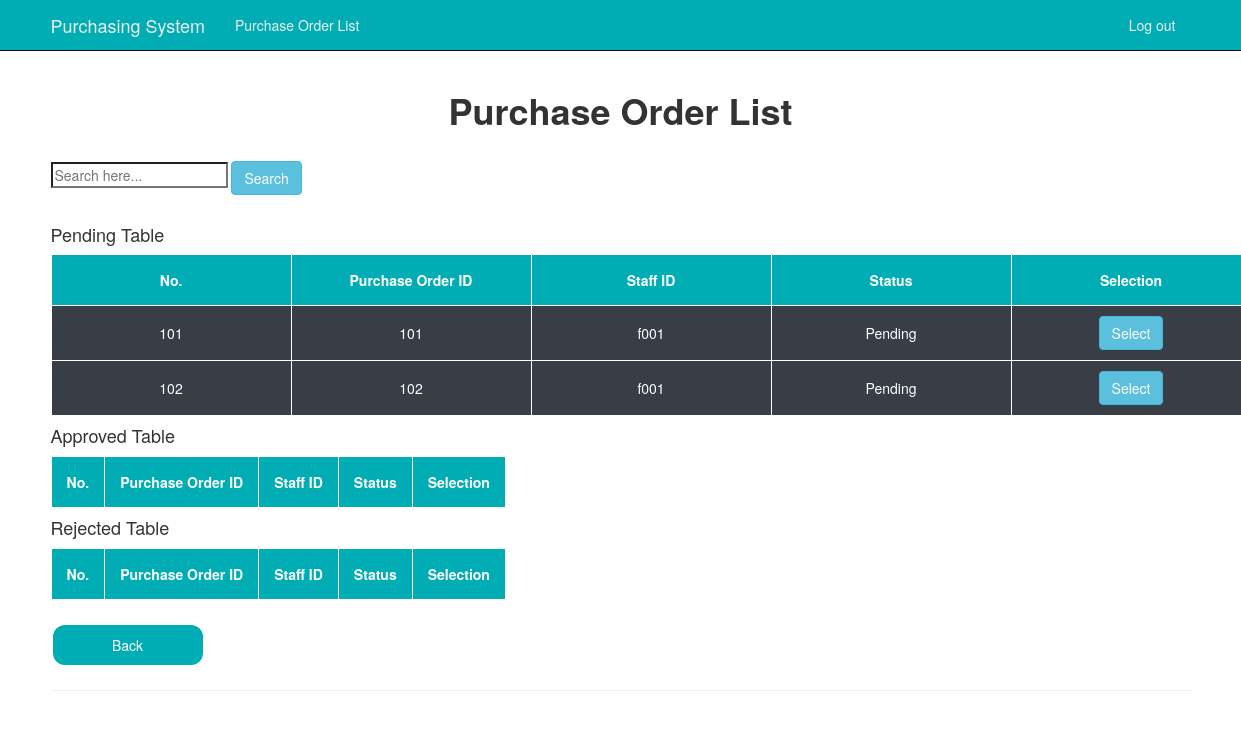
The app's page /arviewPo (signed in), older data.
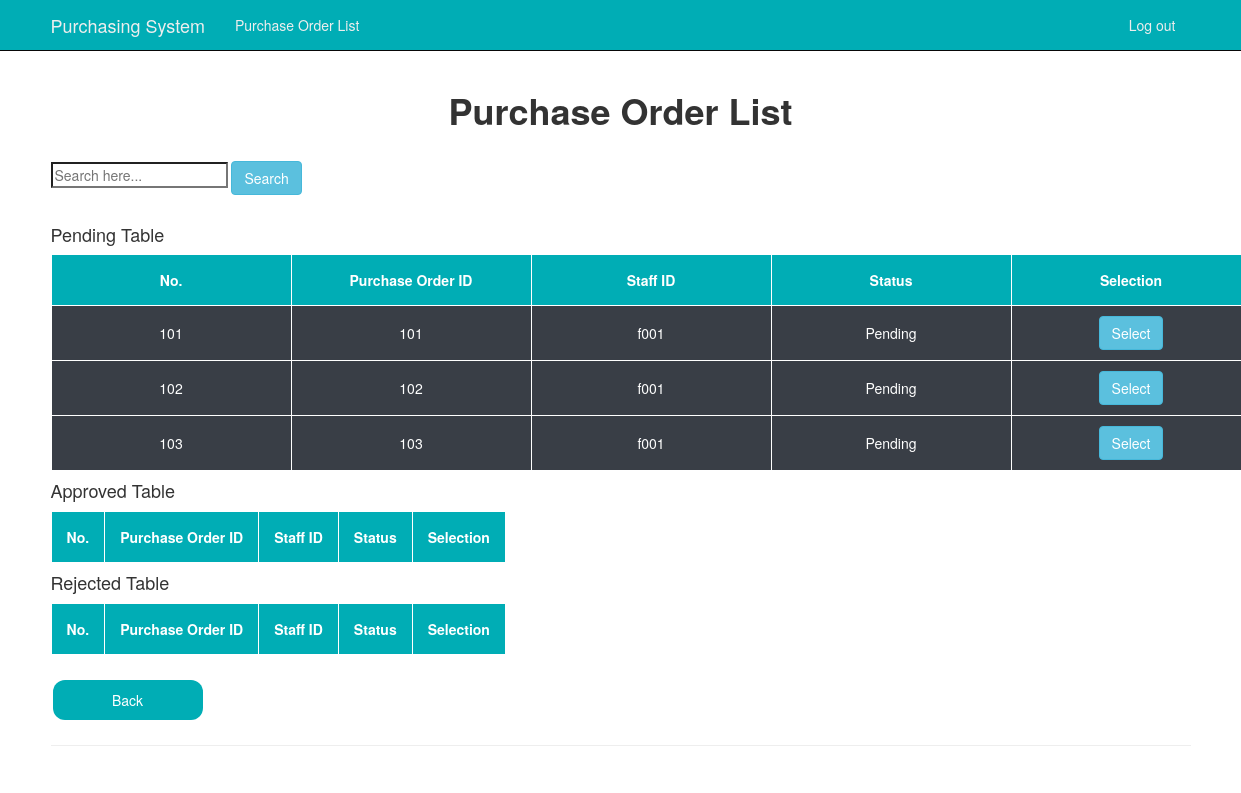
The same page, newer data.
### app/models.py (models this page shows)
class PurchaseOrder(models.Model):
    purchaseOrderID = models.CharField(primary_key=True, max_length=10)
    staffID = models.ForeignKey(Staff,default=None, on_delete=models.CASCADE)
    quotationID = models.ForeignKey(Quotation,default=None, on_delete=models.CASCADE)
    vendorID = models.ForeignKey(Vendor,default=None, on_delete=models.CASCADE)
    qtyNeeded = models.IntegerField(default=None, null=True)
    qtyProvided = models.IntegerField()
    totalPrice = models.FloatField(default=None, null=True)
    poStatus = models.CharField(max_length=20, default="Pending")
    selected = models.BooleanField(default=False)
    def __str__(self):
        return str(self.purchaseOrderID)

class Staff(models.Model):
    staffID = models.CharField(primary_key=True, max_length=10)
    password = models.CharField(max_length=5, null=True)
    def __str__(self):
        return str(self.staffID)

### arPurchaseOrder/views.py (the view)
# urls.py: re_path(r'^arviewPo$', arviewPo_views.arviewPo, name='arviewPo'),
@login_required
def arviewPo(request):
    po_list = PurchaseOrder.objects.filter(selected=True).only('purchaseOrderID', 'staffID', 'poStatus')
    context = {
        'title':'View Purchase Order',
        'year':datetime.now().year,
        'po_list': po_list,
    }
    return render(request, 'arPurchaseOrder/viewPo.html', context)

### arPurchaseOrder/templates/arPurchaseOrder/viewPo.html (shortened to what this page needs)
{% extends "app/layoutManager.html" %} {% block content %}
<div>
  <br />
  <h1 style="text-align: center"><strong>Purchase Order List</strong></h1>
  <br />
  <form class="margintop" action="arsearchPo" method="POST">
    <input
      type="text"
      placeholder="Search here..."
      aria-label="Search here.."
      name="searched"
      )
    />
    <button class="btn btn-info">Search</button>
  </form>
  <br />
</div>
<div>
  <h4>Pending Table</h4>
  <table>
    <thead>
      <th>No.</th>
      <th>Purchase Order ID</th>
      <th>Staff ID</th>
      <th>Status</th>
      <th>Selection</th>
    </thead>
    {% for po in po_list %} {%if po.poStatus == 'Pending' %}
    <tr>
      <td>{{po}}</td>
      <td>{{po.purchaseOrderID}}</td>
      <td>{{po.staffID}}</td>
      <td>{{po.poStatus}}</td>
      <td>
        <form class="margintop" action="arselectPo" method="POST">
          <button
            type="submit"
            name="{{po.purchaseOrderID}}"
            value="{{po.purchaseOrderID}}"
            class="btn btn-info"
          >
            Select</button
          ><br />
        </form>
      </td>
    </tr>
    {%endif%} {% endfor %}
  </table>
</div>
<div>
  <h4>Approved Table</h4>
  <table>
    <thead>
      <th>No.</th>
      <th>Purchase Order ID</th>
      <th>Staff ID</th>
      <th>Status</th>
      <th>Selection</th>
    </thead>
  </table>
</div>
<div>
  <h4>Rejected Table</h4>
  <table>
    <thead>
      <th>No.</th>
      <th>Purchase Order ID</th>
      <th>Staff ID</th>
      <th>Status</th>
      <th>Selection</th>
    </thead>
  </table>
</div>
<br />
<form class="margintop" action="arbacktoHome" method="GET">
  <button type="submit" class="button">Back</button><br />
</form>
{% endblock %}

Row changes from the older to the newer data that the page shows:
added PurchaseOrder: purchaseOrderID "103", staffID "f001", poStatus "Pending"
